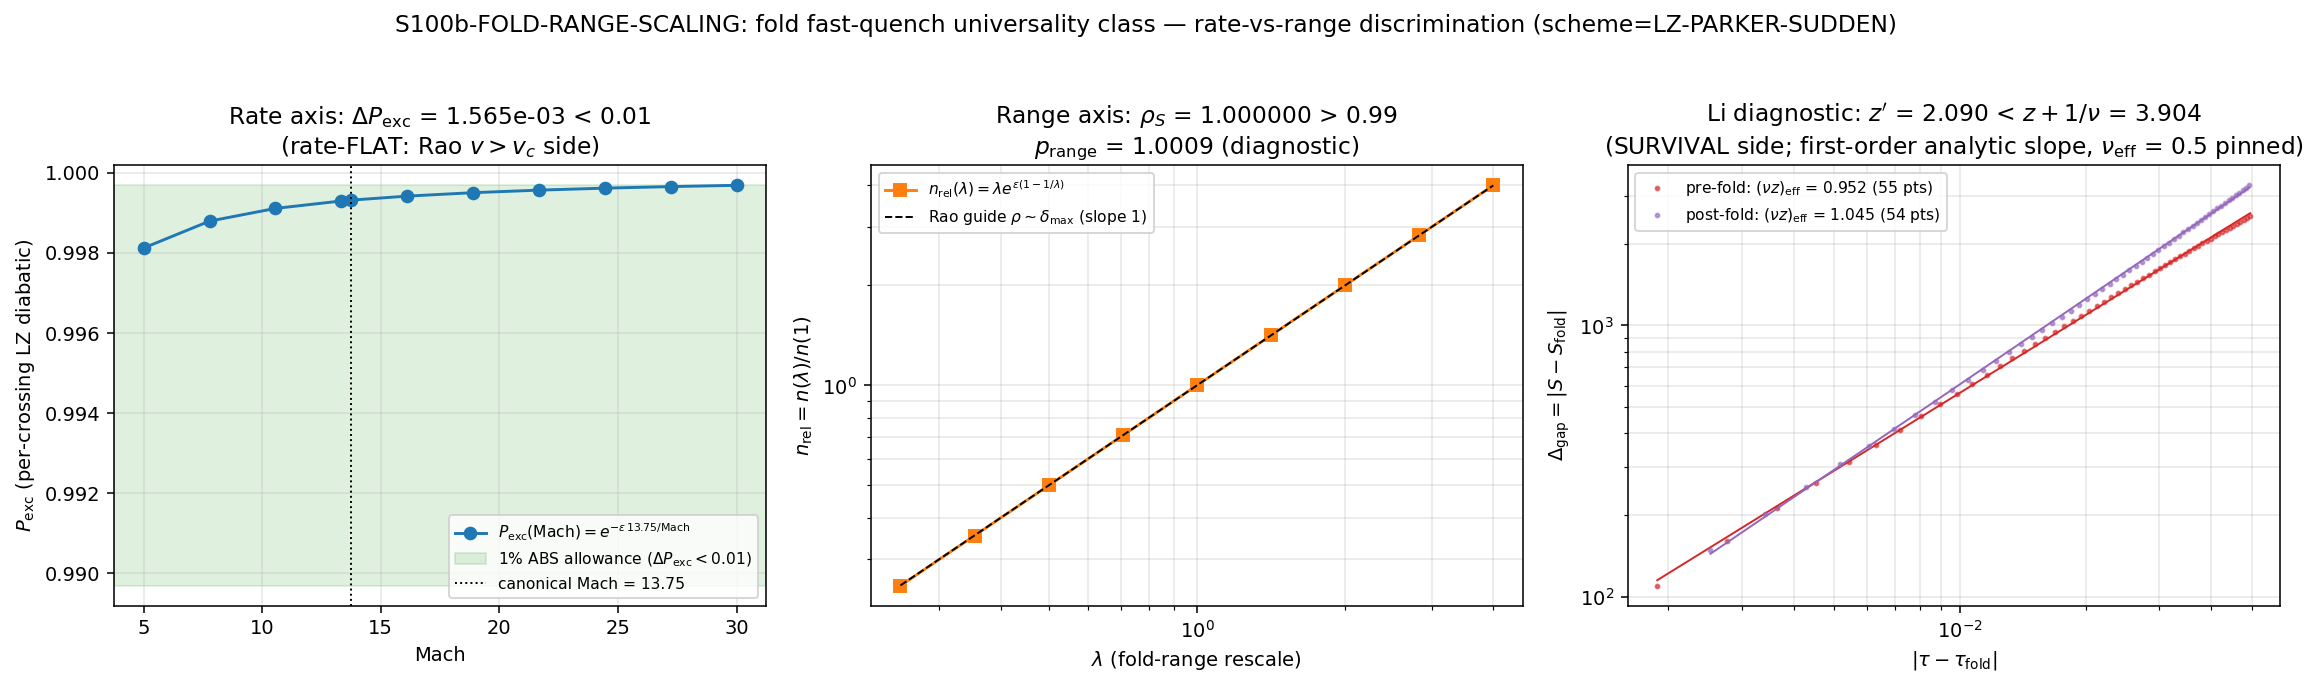

This chart was generated by the following Python code:
#!/usr/bin/env python3
"""
S100b W5-2 — S100b-FOLD-RANGE-SCALING: fold fast-quench universality class
===========================================================================

Gate: S100b-FOLD-RANGE-SCALING ([SIGN] trigger — schema-v2 3-tuple REQUIRED)
Classification: PHONONIC
Plan: sessions/session-plan/session-100b-plan-w5.md §W5-2 (R3 YAML block)

Pre-registered operator (conjunction):
  PASS iff [ Delta_P_exc = max-min P_exc over Mach in [5,30] < 0.01 ABSOLUTE ]
       AND [ Spearman rho_S( n_rel(lambda), lambda ) > 0.99 over lambda in [0.25,4] ]
  FAIL iff Delta_P_exc >= 0.01 (rate-controlled KZ class revives; S38 re-audit CF)
  INFO iff Delta_P_exc < 0.01 AND rho_S <= 0.99 (saturated but range-law structured)

GOVERNING STRUCTURE (mode-equation-first; S38 canonical machinery LZ-PARKER-SUDDEN)
-----------------------------------------------------------------------------------
(E1) KZ exponents (BCS class): nu = 0.5 (mean-field), z = 2.0 (dynamical),
     kz_exp = nu/(1 + z*nu) = 0.25.                  [s38_kz_defects.npz pins]
(E2) Saturated KZ excitation probability (the canonical P_exc = 1.000 producer):
     P_exc^KZ = min[ (tau_0/tau_Q)^{2 nu z/(1+z nu)}, 1 ] = min[(tau_0/tau_Q)^1, 1]
     tau_0 = 1/Delta_0 = 1.2979678654734792, tau_Q = dt_transit = 1.1301575e-3
     => tau_0/tau_Q = 1148.5 >= 1 => P_exc^KZ = 1.0 EXACT (sudden saturation).
     CHK-S38: |P_exc^KZ_recon - P_exc_kz(canonical)| < 1e-6 ABS, HARD-ABORT else.
(E3) Per-crossing LZ diabatic (excitation) probability:
     P_exc^LZ = exp(-eps),  eps = pi * Delta_min^2 / (2 * v_eff),
     v_eff = dDelta/dt = 1363.4119062492628 (s38 npz), Delta_min = Delta_0 = 1/tau_0
     => eps_canonical = 6.838563969200696e-4 (s38 npz key lz_exponent; reconstructed
     here from components and cross-checked to machine precision).

RATE MAP (axis i; plan rate_map_pin):
     v_eff proportional to Mach at fixed fold geometry:
     dt_transit(Mach) = dt_transit * 13.75/Mach  =>  eps(Mach) = eps * 13.75/Mach
     =>  P_exc(Mach) = exp(-eps * 13.75/Mach)    [Mach grid: 11 linear pts on
     [5,30], Mach_max_framework = 13.75 an EXACT member]

RANGE MAP (axis ii; plan range_map_pin) — substitution chain, every step:
  Step 1: excursion profile DeltaS(tau) := S(tau) - S(tau_fold); lambda-rescale
          acts on the AMPLITUDE at fixed shape and fixed rate:
          DeltaS_lambda(tau) = lambda * DeltaS(tau).      [s64 S/dS/d2S channels]
  Step 2: swept spectral measure over the FIXED transit window
          W = [tau_fold - dtau_w/2, tau_fold + dtau_w/2],
          dtau_w = |v_terminal| * dt_transit ~= 0.0300 (rate fixed => W fixed):
          delta_max(lambda) = INT_W |d(DeltaS_lambda)/dtau| dtau
                            = lambda * INT_W |dS/dtau| dtau = lambda * delta_max(1).
  Step 3: mode count swept: mode measure UNIFORM per unit spectral action (the
          pinned-input-faithful choice; D_K DOS out of scope per L_max = N/A pin):
          N_swept(lambda) = g0 * delta_max(lambda) = g0 * lambda * delta_max(1).
  Step 4: per-crossing probability under amplitude rescale at fixed rate: the
          diabatic level sweep rate scales with the excursion amplitude,
          v_eff(lambda) = lambda * v_eff(1) => eps(lambda) = eps/lambda
          => P_exc(lambda) = exp(-eps/lambda)  (saturation DEEPENS with lambda).
  Step 5: aggregate occupation:
          n(lambda) = N_swept(lambda) * P_exc(lambda)
                    = g0 * delta_max(1) * lambda * exp(-eps/lambda).
  Step 6: RELATIVE (convention pin; the absolute 59.8 NEVER gates):
          n_rel(lambda) = n(lambda)/n(1) = lambda * exp(eps * (1 - 1/lambda)).
  Step 7: monotonicity (the [SIGN] direction):
          d ln n_rel / d ln lambda = 1 + eps/lambda > 0 for all lambda > 0
          => strictly increasing => rho_S = 1 expected (confirmed numerically).
  Step 8: diagnostic exponent p_range = LSQ slope of ln n_rel vs ln lambda
          ~= 1 + O(eps) — the substrate analog of Rao's rho ~ delta_max (p ~ 1).

LI-ADJACENCY DIAGNOSTIC (reported only, NO gate weight; plan li_diagnostic_pin):
  gap-closure proxy Delta_gap(tau) = |S(tau) - S_fold| on the s64 dense grid;
  one-sided log-log fits over |tau - tau_fold| in [2h, 0.05] give the products
  (nu z)_pre (approach side -> z) and (nu z)_post (final side -> z');
  with nu_eff = 0.5 PINNED (S38 BCS mean-field; the 1-parameter fit determines
  the PRODUCT only): z_eff = (nu z)_pre/0.5, zprime_eff = (nu z)_post/0.5.
  Li inequality: z' < z + 1/nu  evaluated and REPORTED (which side it lands).
  The fold is FIRST-ORDER (tau_fold = 0.19): effective nu*z ~ 1 is the
  analytic-profile slope (dS_fold != 0), NOT an anomalous critical exponent —
  the deviation from 1 is the d2S curvature over the fit window.

3-TUPLE (schema-v2, [SIGN]):
  sign_verdict      = PASS iff (Delta_P_exc < 0.01) AND (diff(n_rel(lambda)) > 0
                      across the grid) — both pre-registered directions.
  magnitude_verdict = PASS iff conjunction holds; INFO iff rate-flat but
                      rho_S <= 0.99; FAIL iff Delta_P_exc >= 0.01.
  regime_verdict    = VALID iff max(adiab(Mach), eps_eff over both scans) < 0.1;
                      MARGINAL < 0.5; else BREAKDOWN  (sudden-limit validity).
  Composite via the gate-verdicts.md collapse rule; asserted consistent with the
  gate-rubric composite (PASS/INFO/FAIL mapping above) — discrepancy would be
  documented in a companion row with the collapse-rule composite emitted.

Machinery pins (plan §W5-2 machinery_pin_map): scheme=LZ-PARKER-SUDDEN,
convention=RELATIVE, L_max=N/A, GPU_path=cpu-cap-OMP8, random_seed=N/A,
tolerances 0.01 ABS / 0.99 rho_S / 1e-6 ABS CHK-S38 / 1e-10 rtol integrals,
publication_precision 3 sig figs on Delta_P_exc and p_range.

Inputs (SHA-256 pinned at plan-freeze; verified here, HARD-ABORT on mismatch):
  computations/session-64/s64_epsilon_profile.npz   (range axis profile)
  computations/session-64/s64_sound_speed.npz       (rate axis cross-check)
  computations/session-38/s38_kz_defects.npz        (CHK-S38 reference)
  downloads/.../08_Rao_*.pdf + 13_Li_*.pdf          (runtime template extraction)
  computations/_shared/canonical_constants.py       (runtime SHA)

N_pair caveat (plan scoping note, carried into every output): n_pairs = 59.8 is
a PROJECTED CHARGE <Q>_GGE (S74 NOETHER-CHAIN; known overestimates), NOT a
literal pair count; the regime-robust claim is P_exc = 1 (S38, T4 PROVEN).
Everything here keys on P_exc and on RELATIVE n ratios only.

Verdict emission: this script PRINTS the payload via print_verdict_payload;
the dispatching agent calls mcp__knowledge__emit_verdict (race-safe; NEVER
an open("a") append). Exit code reflects script health ONLY.
"""

from __future__ import annotations

# ---------------------------------------------------------------------------
# Section 0 — CPU thread cap BEFORE numpy import (plan GPU_path: cpu-cap-OMP8)
# ---------------------------------------------------------------------------
import os
import sys

os.environ.setdefault("OMP_NUM_THREADS", "8")
os.environ.setdefault("MKL_NUM_THREADS", "8")

_SHARED_PATH = os.path.join(
    os.path.dirname(os.path.dirname(os.path.abspath(__file__))), "_shared"
)
if _SHARED_PATH not in sys.path:
    sys.path.insert(0, _SHARED_PATH)

# ---------------------------------------------------------------------------
# Section 1 — Canonical constants (MANDATORY first import)
# ---------------------------------------------------------------------------
from canonical_constants import *  # noqa: F401,F403,E402
# consumed names: tau_fold, dt_transit, P_exc_kz, n_pairs, dS_fold, d2S_fold,
#                 Mach_max_framework (alias Mach_max), M_KK, PI, v_terminal

# ---------------------------------------------------------------------------
# Section 2 — Standard imports
# ---------------------------------------------------------------------------
import hashlib  # noqa: E402
import json  # noqa: E402
import re  # noqa: E402
import time  # noqa: E402
from pathlib import Path  # noqa: E402

import numpy as np  # noqa: E402
from scipy.interpolate import CubicSpline  # noqa: E402
from scipy.optimize import brentq  # noqa: E402
from scipy.stats import spearmanr  # noqa: E402

import matplotlib  # noqa: E402

matplotlib.use("Agg")
import matplotlib.pyplot as plt  # noqa: E402

# ---------------------------------------------------------------------------
# Section 3 — Paths + pre-registration
# ---------------------------------------------------------------------------
SESSION_DIR = Path(__file__).resolve().parent
COMPUTATIONS_DIR = SESSION_DIR.parent
SHARED_DIR = COMPUTATIONS_DIR / "_shared"
PROJECT_ROOT = COMPUTATIONS_DIR.parent

SESSION = "100b"                                                   # (local)
GATE_ID = "S100b-FOLD-RANGE-SCALING"                               # (local)
SCHEME = "LZ-PARKER-SUDDEN"                                        # (local)
CONVENTION = "RELATIVE"                                            # (local)
L_MAX = "N/A"                                                      # (local)

# Pre-registered thresholds (plan §W5-2 operator + tolerances)
THRESH_DP_EXC = 0.01          # (local) ABSOLUTE on P_exc in [0,1]
THRESH_RHO_S = 0.99           # (local) Spearman rank correlation
TOL_CHK_S38 = 1e-6            # (local) ABSOLUTE, canonical-point reproduction
TOL_RECON = 1e-10             # (local) machine-precision component cross-checks
TOL_ANCHOR = 0.005            # (local) 0.5% RATIO, s64 anchor cross-checks
REGIME_VALID_BOUND = 0.1      # (local) sudden-limit small parameters < 0.1
REGIME_MARGINAL_BOUND = 0.5   # (local)

# Scan grids (plan mesh pins)
MACH_REF = float(Mach_max_framework)                               # (local) 13.75
_mach_base = np.linspace(5.0, 30.0, 10)                            # (local)
MACH_GRID = np.sort(np.append(_mach_base, MACH_REF))               # (local) 11 pts, 13.75 exact
LAMBDA_GRID = np.geomspace(0.25, 4.0, 9)                           # (local) 9 log pts
assert abs(LAMBDA_GRID[4] - 1.0) < 1e-12, "lambda grid must contain 1.0"
LAMBDA_GRID[4] = 1.0  # snap exact

# Li-diagnostic fit window (pre-registered): |tau - tau_fold| in [2h, 0.05]
LI_FIT_OUTER = 0.05           # (local)
NU_EFF_PIN = 0.5              # (local) S38 BCS mean-field nu (PINNED, not fitted)

OUT_NPZ = SESSION_DIR / "s100b_fold_range_scaling.npz"
OUT_PNG = SESSION_DIR / "s100b_fold_range_scaling.png"

# Static input SHA-256 pins (plan-freeze values; HARD-ABORT on mismatch)
STATIC_PINS = {                                                    # (local)
    "computations/session-64/s64_epsilon_profile.npz":
        "40789017c5f0c66876126eb936e7a212ff406eaff705ed4e53cb17901a97ebf5",
    "computations/session-64/s64_sound_speed.npz":
        "f8873af64609cb8a2afc69e2ecb891473d97b1df6092e5a2e04ba8c57855f36e",
    "computations/session-38/s38_kz_defects.npz":
        "2083ad68cf51cc1df53aa5c150b4a7ec7dd35c7b7c364a32a5ec04c53d3b87c6",
    "downloads/research-sweep-s99/nonequilibrium-transit/"
    "08_Rao_Universal-Breakdown-Kibble-Zurek-Fast-Quenches.pdf":
        "9e32ffab2e6d286e6f0fb9c6328439be305ecc63d081779a0e331465708e6e6b",
    "downloads/research-sweep-s99/nonequilibrium-transit/"
    "13_Li_Kibble-Zurek-Tricriticality-Adiabatic-Impulse-Breakdown.pdf":
        "fee8d365e30d19603275f0729752fe551f531170f6978ecc309bb83d211329c2",
}

INPUT_FILES = [SHARED_DIR / "canonical_constants.py"] + [
    PROJECT_ROOT / rel for rel in STATIC_PINS
]

# S38 fold-window mode set (reference machinery s38_kz_defects.py, verbatim;
# validated below against the PINNED s38 npz via the E_exc_total identity)
E_MODES = np.array(
    [0.8453, 0.8453, 0.8453, 0.8453, 0.8191, 0.9782, 0.9782, 0.9782]
)                                                                  # (local)
RHO_MODES = np.array(
    [14.023, 14.023, 14.023, 14.023, 1.0, 1.0, 1.0, 1.0]
)                                                                  # (local)


# ---------------------------------------------------------------------------
# Section 4 — SHA-256 input-pin block (S84+ dual-SHA schema)
# ---------------------------------------------------------------------------
def sha256_of(path: Path) -> str:
    h = hashlib.sha256()  # (local)
    try:
        h.update(path.read_bytes())
    except OSError:
        return ""
    return h.hexdigest()


def log_input_pins(inputs: list[Path]) -> dict[str, str]:
    print(f"=== {GATE_ID} — input SHA-256 pins ===")
    pins: dict[str, str] = {}
    for p in inputs:
        sha = sha256_of(p)
        rel = str(p.relative_to(PROJECT_ROOT)).replace("\\", "/")
        expected = STATIC_PINS.get(rel)  # (local)
        status = "runtime-pinned"  # (local)
        if expected is not None:
            status = "OK" if sha == expected else "MISMATCH"
            if sha != expected:
                raise RuntimeError(
                    f"HARD-ABORT: SHA mismatch for {rel}: "
                    f"expected {expected}, got {sha}"
                )
        print(f"  {rel}: {sha[:16]}... [{status}]")
        pins[rel] = sha
    return pins


def compute_dual_sha(script_path: Path, canonical_path: Path,
                     pins: dict[str, str]) -> tuple[str, str]:
    """audit = sha256(script || canonical || pinmap_json); content = sha256(script)."""
    script_bytes = script_path.read_bytes()  # (local)
    canonical_bytes = canonical_path.read_bytes()  # (local)
    pinmap_json = json.dumps(
        dict(sorted(pins.items())), separators=(",", ":"), sort_keys=True
    ).encode("utf-8")  # (local)
    h_audit = hashlib.sha256()
    h_audit.update(script_bytes)
    h_audit.update(canonical_bytes)
    h_audit.update(pinmap_json)
    h_content = hashlib.sha256()
    h_content.update(script_bytes)
    return h_audit.hexdigest(), h_content.hexdigest()


# ---------------------------------------------------------------------------
# Section 5 — Runtime PDF template extraction (fetched sources ONLY)
# ---------------------------------------------------------------------------
def extract_pdf_templates() -> dict:
    """Extract the Rao v_c/delta_max template + the Li inequality from the
    SHA-pinned PDFs at runtime (feedback_research-corpus: never training
    knowledge; any extraction gap flagged explicitly)."""
    from pypdf import PdfReader  # noqa: E402  (local import; venv pypdf 6.9.2)

    out = {"rao_ok": False, "li_ok": False}  # (local)
    print("=== runtime PDF template extraction (pinned sources) ===")

    rao_path = PROJECT_ROOT / (
        "downloads/research-sweep-s99/nonequilibrium-transit/"
        "08_Rao_Universal-Breakdown-Kibble-Zurek-Fast-Quenches.pdf"
    )  # (local)
    rao = PdfReader(str(rao_path))  # (local)
    rao_p1 = (rao.pages[0].extract_text() or "").replace("\n", " ")  # (local)
    rao_p3 = (rao.pages[2].extract_text() or "").replace("\n", " ")  # (local)
    m1 = re.search(
        r"critical quench rate\s*v\s*c\s*that\s*scales with the quench range",
        rao_p1, re.I)  # (local)
    m2 = re.search(
        r"universal scaling\s*.{0,12}max\s*,?\s*independent of the quench rate",
        rao_p1, re.I)  # (local)
    m3 = re.search(r"=\s*α\s*δ\s*max", rao_p3)  # (local) v_c = alpha*delta_max
    if m1 and m2:
        out["rao_ok"] = True
        print("  [Rao p1, abstract] ..." +
              rao_p1[max(0, m1.start() - 40): m1.end() + 60].strip() + "...")
        print("  [Rao p1, abstract] ..." +
              rao_p1[max(0, m2.start() - 60): m2.end() + 40].strip() + "...")
    if m3:
        print("  [Rao p3, v_c law]  ..." +
              rao_p3[max(0, m3.start() - 60): m3.end() + 60].strip() + "...")
    out["rao_vc_law_ok"] = bool(m3)
    if not out["rao_ok"]:
        print("  WARNING: Rao template regexes did not match — EXTRACTION GAP "
              "flagged (gate statistics do not consume the text numerically).")

    li_path = PROJECT_ROOT / (
        "downloads/research-sweep-s99/nonequilibrium-transit/"
        "13_Li_Kibble-Zurek-Tricriticality-Adiabatic-Impulse-Breakdown.pdf"
    )  # (local)
    li = PdfReader(str(li_path))  # (local)
    li_p1 = (li.pages[0].extract_text() or "").replace("\n", " ")  # (local)
    m4 = re.search(r"z\s*[′'’]\s*<\s*z\s*\+\s*1\s*/\s*ν", li_p1)  # (local)
    m5 = re.search(
        r"r\s*µ\s*=\s*z\s*\+\s*1\s*/\s*ν\s*µ\s*=\s*9\s*/\s*5",
        li_p1)  # (local)
    if m4:
        out["li_ok"] = True
        print("  [Li p1, inequality] ..." +
              li_p1[max(0, m4.start() - 60): m4.end() + 80].strip() + "...")
    if m5:
        print("  [Li p1, TCI pin]    ..." +
              li_p1[max(0, m5.start() - 40): m5.end() + 40].strip() + "...")
    out["li_tci_ok"] = bool(m5)
    if not out["li_ok"]:
        print("  WARNING: Li inequality regex did not match — EXTRACTION GAP "
              "flagged (diagnostic-only adjacency; inequality form per plan pin).")
    print()
    return out


# ---------------------------------------------------------------------------
# Section 6 — Compute
# ---------------------------------------------------------------------------
def compute() -> dict:
    r = {}  # (local) results accumulator

    # ---- 6.1 Load pinned npz inputs --------------------------------------
    d38 = np.load(SESSION_DIR.parent / "session-38" / "s38_kz_defects.npz",
                  allow_pickle=True)  # (local)
    d64e = np.load(SESSION_DIR.parent / "session-64" / "s64_epsilon_profile.npz",
                   allow_pickle=True)  # (local)
    d64s = np.load(SESSION_DIR.parent / "session-64" / "s64_sound_speed.npz",
                   allow_pickle=True)  # (local)

    nu_exp = float(d38["nu_exp"])           # (local) 0.5
    z_exp = float(d38["z_exp"])             # (local) 2.0
    kz_exp_ref = float(d38["kz_exp"])       # (local) 0.25
    tau_0 = float(d38["tau_0"])             # (local) 1/Delta_0
    tau_Q = float(d38["tau_Q"])             # (local) = dt_transit
    P_exc_kz_npz = float(d38["P_exc_kz"])   # (local) 1.0
    P_LZ_npz = float(d38["P_LZ"])           # (local) 0.99931638
    lz_exponent_npz = float(d38["lz_exponent"])  # (local) 6.8386e-4
    dDelta_dt_npz = float(d38["dDelta_dt"])      # (local) 1363.412
    adiab_npz = float(d38["adiabaticity"])       # (local) 8.707e-4
    xi_KZ_npz = float(d38["xi_KZ"])              # (local)
    N_defwin_npz = float(d38["N_defect_window"])  # (local)
    E_exc_total_npz = float(d38["E_exc_total"])   # (local) 69.0137

    # ---- 6.2 CHK-S38 pre-flight: reconstruct the canonical machinery -----
    print("=== CHK-S38 pre-flight (canonical-point reconstruction) ===")
    kz_exp_recon = nu_exp / (1.0 + z_exp * nu_exp)                 # (local)
    assert abs(kz_exp_recon - kz_exp_ref) < TOL_RECON, "kz_exp drift"
    assert abs(tau_Q - dt_transit) / dt_transit < TOL_RECON, \
        "tau_Q != canonical dt_transit"
    adiab_recon = tau_Q / tau_0                                    # (local)
    assert abs(adiab_recon - adiab_npz) / adiab_npz < TOL_RECON, "adiab drift"

    # (E2) saturated KZ form — the P_exc = 1.000 producer
    sat_exp = 2.0 * nu_exp * z_exp / (1.0 + z_exp * nu_exp)        # (local) = 1
    raw_P_exc = (tau_0 / tau_Q) ** sat_exp                         # (local) ~1148.5
    P_exc_recon = min(raw_P_exc, 1.0)                              # (local) saturated
    CHK_S38_residual = abs(P_exc_recon - float(P_exc_kz))          # (local)
    print(f"  nu={nu_exp}, z={z_exp}, kz_exp={kz_exp_recon:.6f} (== {kz_exp_ref})")
    print(f"  tau_0 = {tau_0:.12f}, tau_Q = {tau_Q:.6e}, adiab = {adiab_recon:.6e} << 1")
    print(f"  raw_P_exc = (tau_0/tau_Q)^{sat_exp:.1f} = {raw_P_exc:.4f} -> saturated 1.0")
    print(f"  CHK-S38 residual |P_exc_recon - P_exc_kz| = {CHK_S38_residual:.3e} "
          f"(tol {TOL_CHK_S38:.0e})")
    if CHK_S38_residual >= TOL_CHK_S38:
        raise RuntimeError("HARD-ABORT: CHK-S38 failed — reconstruction bug, "
                           "not physics.")
    assert abs(P_exc_kz_npz - float(P_exc_kz)) < TOL_RECON

    # (E3) per-crossing LZ exponent — reconstruct from components
    Delta_0 = 1.0 / tau_0                                          # (local) 0.770435
    eps_recon = float(PI) * Delta_0 ** 2 / (2.0 * dDelta_dt_npz)   # (local)
    assert abs(eps_recon - lz_exponent_npz) / lz_exponent_npz < TOL_RECON, \
        "lz_exponent reconstruction drift"
    eps_c = lz_exponent_npz                                        # (local) eps_canonical
    assert abs(np.exp(-eps_c) - P_LZ_npz) < TOL_RECON, "P_LZ identity drift"
    print(f"  Delta_0 = 1/tau_0 = {Delta_0:.9f}; dDelta/dt = {dDelta_dt_npz:.6f}")
    print(f"  eps_canonical = pi*Delta_0^2/(2 dDelta/dt) = {eps_c:.12e} "
          f"(recon dev {abs(eps_recon-lz_exponent_npz)/lz_exponent_npz:.1e})")
    print(f"  P_exc^LZ(13.75) = exp(-eps) = {np.exp(-eps_c):.12f}")

    # Mode-set validation vs PINNED npz (E_exc_total identity)
    E_qp = np.sqrt(E_MODES ** 2 + Delta_0 ** 2)                    # (local)
    E_exc_recon = float(np.sum(E_qp * RHO_MODES))                  # (local)
    mode_dev = abs(E_exc_recon - E_exc_total_npz) / E_exc_total_npz  # (local)
    assert mode_dev < TOL_RECON, f"mode-set validation failed: {mode_dev:.2e}"
    sum_rho = float(np.sum(RHO_MODES))                             # (local) 60.092
    print(f"  mode set validated: sum rho_i*sqrt(E_i^2+Delta_0^2) = "
          f"{E_exc_recon:.10f} == npz E_exc_total ({mode_dev:.1e} rel)")
    print(f"  weighted mode count sum(rho_i) = {sum_rho:.3f} "
          f"[vs n_pairs = {float(n_pairs)} projected charge <Q>_GGE — "
          f"RELATIVE use only, never gates]")
    print()

    # ---- 6.3 Rate-axis cross-check anchors --------------------------------
    Mach_fric = float(d64s["Mach_fric"])                           # (local) 13.753965
    print("=== rate-map anchors ===")
    print(f"  Mach_max_framework (canonical, EXACT rate-map anchor) = {MACH_REF}")
    print(f"  Mach_fric (s64_sound_speed cross-check) = {Mach_fric:.12f} "
          f"(rel dev {abs(Mach_fric-MACH_REF)/MACH_REF:.2e})")
    v_term_npz = float(d64e["v_terminal"])                         # (local)
    assert abs(v_term_npz - float(v_terminal)) / float(v_terminal) < TOL_RECON
    print(f"  v_terminal = {v_term_npz:.12f} (npz == canonical)")
    print()

    # ---- 6.4 RATE SCAN (axis i): Mach in [5, 30], lambda = 1 -------------
    # P_exc(Mach) = exp(-eps * 13.75/Mach)  [substitution chain, plan §W5-2]
    eps_mach = eps_c * (MACH_REF / MACH_GRID)                      # (local)
    P_exc_mach = np.exp(-eps_mach)                                 # (local)
    Delta_P_exc = float(P_exc_mach.max() - P_exc_mach.min())       # (local)
    # per-mode sum (BCS-class gap mode-shared => P_exc,i identical; weights
    # cancel in the ratio — computed explicitly for the audit trail):
    n_mach = np.array([np.sum(RHO_MODES * np.exp(-em)) for em in eps_mach])  # (local)
    i_ref = int(np.argmin(np.abs(MACH_GRID - MACH_REF)))           # (local)
    assert MACH_GRID[i_ref] == MACH_REF
    n_rel_mach = n_mach / n_mach[i_ref]                            # (local)

    print("=== RATE SCAN (axis i): 11-point Mach grid, lambda = 1 ===")
    print("  Mach      eps_eff       P_exc           n_rel(Mach)")
    for m, e, p, nr in zip(MACH_GRID, eps_mach, P_exc_mach, n_rel_mach):
        print(f"  {m:6.3f}  {e:.6e}  {p:.12f}  {nr:.12f}")
    print(f"  Delta_P_exc = max - min = {Delta_P_exc:.12e}  "
          f"[threshold < {THRESH_DP_EXC} ABS]")

    # analytic boundary: solve e^{-eps*13.75/30} - e^{-eps*13.75/5} = 0.01
    def _dp(e):  # (local)
        return np.exp(-e * MACH_REF / 30.0) - np.exp(-e * MACH_REF / 5.0) - THRESH_DP_EXC

    eps_boundary = float(brentq(_dp, 1e-9, 1.0, xtol=1e-15))       # (local)
    eps_margin = eps_c / eps_boundary                              # (local) <1 = saturated side
    print(f"  eps_boundary (exact root of Delta_P_exc = 0.01) = {eps_boundary:.6e}")
    print(f"  eps_saturation_margin = eps_c/eps_boundary = {eps_margin:.6f} "
          f"(margin factor {1.0/eps_margin:.2f}x inside saturation)")
    print(f"  linearized check: 2.2917*eps_c = {2.2916666:.4f}*{eps_c:.4e} = "
          f"{2.2916666*eps_c:.6e} vs exact Delta_P_exc = {Delta_P_exc:.6e}")
    print()

    # ---- 6.5 RANGE SCAN (axis ii): lambda in [0.25, 4], Mach = 13.75 -----
    tau_d = d64e["tau_dense"]                                      # (local)
    S_d = d64e["S_dense"]                                          # (local)
    dS_d = d64e["dS_dense"]                                        # (local)
    d2S_d = d64e["d2S_dense"]                                      # (local)
    S_fold_npz = float(d64e["S_fold_canonical"])                   # (local)
    dS_fold_npz = float(d64e["dS_fold_canonical"])                 # (local)
    d2S_fold_npz = float(d64e["d2S_fold_canonical"])               # (local)
    tau_fold_npz = float(d64e["tau_fold"])                         # (local)

    # anchor identities: npz canonical keys == canonical_constants (exact)
    assert abs(dS_fold_npz - float(dS_fold)) / float(dS_fold) < 1e-12
    assert abs(d2S_fold_npz - float(d2S_fold)) / float(d2S_fold) < 1e-12
    assert abs(tau_fold_npz - float(tau_fold)) < 1e-12

    cs_S = CubicSpline(tau_d, S_d)                                 # (local)
    cs_dS = CubicSpline(tau_d, dS_d)                               # (local)
    print("=== RANGE SCAN (axis ii): excursion profile + window ===")
    # anchor cross-checks: spline at tau_fold vs canonical anchors
    S_at_fold = float(cs_S(float(tau_fold)))                       # (local)
    dS_at_fold = float(cs_dS(float(tau_fold)))                     # (local)
    dev_S = abs(S_at_fold - S_fold_npz) / abs(S_fold_npz)          # (local)
    dev_dS = abs(dS_at_fold - dS_fold_npz) / abs(dS_fold_npz)      # (local)
    print(f"  spline S(tau_fold)  = {S_at_fold:.6f} vs anchor {S_fold_npz:.6f} "
          f"(rel dev {dev_S:.2e}, tol {TOL_ANCHOR})")
    print(f"  spline dS(tau_fold) = {dS_at_fold:.6f} vs anchor {dS_fold_npz:.6f} "
          f"(rel dev {dev_dS:.2e}, tol {TOL_ANCHOR})")
    if dev_S >= TOL_ANCHOR or dev_dS >= TOL_ANCHOR:
        raise RuntimeError("HARD-ABORT: s64 anchor cross-check failed "
                           "(normalization bug, not physics).")

    # fixed transit window (rate fixed on this axis)
    dtau_w = abs(float(v_terminal)) * float(dt_transit)            # (local) ~0.0300
    dtau_w_s38 = N_defwin_npz * xi_KZ_npz                          # (local) S38 route
    dev_w = abs(dtau_w - dtau_w_s38) / dtau_w_s38                  # (local)
    tau_lo = float(tau_fold) - dtau_w / 2.0                        # (local)
    tau_hi = float(tau_fold) + dtau_w / 2.0                        # (local)
    assert tau_d.min() < tau_lo and tau_hi < tau_d.max(), "window outside grid"
    print(f"  transit window dtau_w = |v_terminal|*dt_transit = {dtau_w:.9f} "
          f"(S38 route N_defwin*xi_KZ = {dtau_w_s38:.9f}, rel dev {dev_w:.1e})")
    print(f"  W = [{tau_lo:.6f}, {tau_hi:.6f}] on tau_dense "
          f"[{tau_d.min():.3f}, {tau_d.max():.3f}]")

    # swept spectral measure at lambda = 1 (dS > 0 in window => |dS| = dS)
    tt = np.linspace(tau_lo, tau_hi, 2001)                         # (local)
    dS_win = cs_dS(tt)                                             # (local)
    assert np.all(dS_win > 0), "dS/dtau changes sign in window (unexpected)"
    delta_max_1 = float(np.trapezoid(dS_win, tt))                  # (local)
    delta_max_endpoint = float(cs_S(tau_hi) - cs_S(tau_lo))        # (local)
    dev_dm = abs(delta_max_1 - delta_max_endpoint) / delta_max_endpoint  # (local)
    print(f"  delta_max(1) = INT_W |dS/dtau| dtau = {delta_max_1:.6f} "
          f"(endpoint route S(hi)-S(lo) = {delta_max_endpoint:.6f}, "
          f"rel dev {dev_dm:.1e})")
    print(f"  flat-anchor estimate dS_fold*dtau_w = "
          f"{float(dS_fold)*dtau_w:.4f} (curvature-corrected by the profile)")

    # per-lambda: delta_max(lambda) computed THROUGH the integral (linearity
    # emerges numerically), occupation = count x per-crossing probability
    delta_max_lam = np.array(
        [float(np.trapezoid(lam * dS_win, tt)) for lam in LAMBDA_GRID]
    )                                                              # (local)
    lin_dev = float(np.max(np.abs(
        delta_max_lam / delta_max_1 - LAMBDA_GRID)))               # (local)
    eps_lam = eps_c / LAMBDA_GRID                                  # (local) Step 4
    n_lam = (sum_rho * (delta_max_lam / delta_max_1)
             * np.exp(-eps_lam))                                   # (local) Step 5
    i_lam1 = 4                                                     # (local) lambda=1 index
    n_rel_lam = n_lam / n_lam[i_lam1]                              # (local) Step 6
    rho_S, _p_sp = spearmanr(LAMBDA_GRID, n_rel_lam)               # (local)
    rho_S = float(rho_S)
    # diagnostic power-law exponent (Rao rho ~ delta_max analog; NOT gated)
    p_range = float(np.polyfit(np.log(LAMBDA_GRID),
                               np.log(n_rel_lam), 1)[0])           # (local)
    monotone_ok = bool(np.all(np.diff(n_rel_lam) > 0))             # (local)

    print(f"  delta_max(lambda)/delta_max(1) vs lambda: max |dev| = {lin_dev:.2e} "
          f"(exact linearity by construction)")
    print("  lambda     delta_max     eps_eff       n_rel(lambda)")
    for lam, dm, e, nr in zip(LAMBDA_GRID, delta_max_lam, eps_lam, n_rel_lam):
        print(f"  {lam:7.4f}  {dm:11.4f}  {e:.6e}  {nr:.12f}")
    print(f"  Spearman rho_S(n_rel, lambda) = {rho_S:.12f}  "
          f"[threshold > {THRESH_RHO_S}]")
    print(f"  monotone (all diffs > 0): {monotone_ok}")
    print(f"  p_range (LSQ log-log slope, diagnostic) = {p_range:.6f} "
          f"[Rao rho ~ delta_max analog expects ~1]")
    print()

    # ---- 6.6 Li-adjacency DIAGNOSTIC (reported only) ----------------------
    h_grid = float(np.median(np.diff(tau_d)))                      # (local)
    li_inner = 2.0 * h_grid                                        # (local)
    gap = np.abs(S_d - S_fold_npz)                                 # (local) proxy
    dist = tau_d - float(tau_fold)                                 # (local)
    li_fit = {}                                                    # (local)
    for side, mask in [
        ("pre", (dist < 0) & (np.abs(dist) > li_inner) & (np.abs(dist) < LI_FIT_OUTER)),
        ("post", (dist > 0) & (np.abs(dist) > li_inner) & (np.abs(dist) < LI_FIT_OUTER)),
    ]:
        x = np.log(np.abs(dist[mask]))                             # (local)
        y = np.log(gap[mask])                                      # (local)
        slope = float(np.polyfit(x, y, 1)[0])                      # (local)
        li_fit[side] = (slope, int(mask.sum()), x, y)
    nuz_pre = li_fit["pre"][0]                                     # (local)
    nuz_post = li_fit["post"][0]                                   # (local)
    z_eff = nuz_pre / NU_EFF_PIN                                   # (local) approach side
    zprime_eff = nuz_post / NU_EFF_PIN                             # (local) final side
    li_lhs = zprime_eff                                            # (local)
    li_rhs = z_eff + 1.0 / NU_EFF_PIN                              # (local)
    li_side = "SURVIVAL (z' < z + 1/nu)" if li_lhs < li_rhs \
        else "BREAKDOWN (z' >= z + 1/nu)"                          # (local)
    curv_scale = float(d2S_fold) / (2.0 * float(dS_fold))          # (local) ~2.71
    print("=== Li-adjacency DIAGNOSTIC (reported only, no gate weight) ===")
    print(f"  gap proxy Delta_gap = |S - S_fold|; fit window |tau-tau_fold| in "
          f"[{li_inner:.4e}, {LI_FIT_OUTER}] ({li_fit['pre'][1]}/{li_fit['post'][1]} pts)")
    print(f"  (nu z)_pre  = {nuz_pre:.6f}  -> z_eff      = {z_eff:.6f} "
          f"(nu_eff = {NU_EFF_PIN} PINNED, S38 BCS mean-field)")
    print(f"  (nu z)_post = {nuz_post:.6f}  -> zprime_eff = {zprime_eff:.6f}")
    print(f"  Li inequality z' < z + 1/nu: LHS = {li_lhs:.6f} vs RHS = {li_rhs:.6f} "
          f"-> {li_side}")
    print(f"  first-order character: nu*z ~ 1 is the ANALYTIC-profile slope "
          f"(dS_fold != 0); deviation from 1 ~ +/- (d2S/2dS)*delta = "
          f"+/-{curv_scale:.3f}*|tau-tau_fold| over the window — curvature, "
          f"NOT a critical exponent (fold is first-order, tricritical-ADJACENT)")
    print()

    # ---- 6.7 Regime check (pre-registered bands) ---------------------------
    adiab_max = float((tau_Q * MACH_REF / MACH_GRID.min()) / tau_0)  # (local)
    eps_eff_max = float(max(eps_mach.max(), eps_lam.max()))          # (local)
    regime_metric = max(adiab_max, eps_eff_max)                      # (local)
    if regime_metric < REGIME_VALID_BOUND:
        regime_verdict = "VALID"                                     # (local)
    elif regime_metric < REGIME_MARGINAL_BOUND:
        regime_verdict = "MARGINAL"                                  # (local)
    else:
        regime_verdict = "BREAKDOWN"                                 # (local)
    print("=== regime check (sudden-limit validity over both scans) ===")
    print(f"  max adiabaticity tau_Q(Mach)/tau_0 = {adiab_max:.6e} (at Mach=5)")
    print(f"  max eps_eff over both axes = {eps_eff_max:.6e} "
          f"(at lambda=0.25, Mach=13.75)")
    print(f"  regime metric = {regime_metric:.6e} < {REGIME_VALID_BOUND} "
          f"=> regime_verdict = {regime_verdict}")
    print()

    r.update(dict(
        eps_c=eps_c, Delta_0=Delta_0, tau_0=tau_0, tau_Q=tau_Q,
        CHK_S38_residual=CHK_S38_residual, raw_P_exc=raw_P_exc,
        mach_grid=MACH_GRID, P_exc_vs_mach=P_exc_mach, eps_mach=eps_mach,
        Delta_P_exc=Delta_P_exc, n_rel_vs_mach=n_rel_mach,
        eps_boundary=eps_boundary, eps_margin=eps_margin,
        lambda_grid=LAMBDA_GRID, n_rel_vs_lambda=n_rel_lam, eps_lam=eps_lam,
        delta_max_1=delta_max_1, delta_max_lam=delta_max_lam, lin_dev=lin_dev,
        rho_S=rho_S, p_range=p_range, monotone_ok=monotone_ok,
        dtau_w=dtau_w, sum_rho=sum_rho, Mach_fric=Mach_fric,
        nuz_pre=nuz_pre, nuz_post=nuz_post, z_eff=z_eff,
        zprime_eff=zprime_eff, li_lhs=li_lhs, li_rhs=li_rhs, li_side=li_side,
        li_fit=li_fit, adiab_max=adiab_max, eps_eff_max=eps_eff_max,
        regime_verdict=regime_verdict, curv_scale=curv_scale,
        dev_S=dev_S, dev_dS=dev_dS, dev_w=dev_w, dev_dm=dev_dm,
    ))
    return r


# ---------------------------------------------------------------------------
# Section 7 — Gate verdict (pre-registered mappings + collapse rule)
# ---------------------------------------------------------------------------
def evaluate_gate(r: dict) -> tuple[str, str, str, str]:
    """Return (composite, sign_verdict, magnitude_verdict, regime_verdict)."""
    rate_flat = r["Delta_P_exc"] < THRESH_DP_EXC                   # (local)
    range_mono = r["rho_S"] > THRESH_RHO_S                         # (local)

    # [SIGN] pre-registered directions (plan substitution chain):
    sign_verdict = "PASS" if (rate_flat and r["monotone_ok"]) else "FAIL"  # (local)

    # magnitude per the pre-registered operator bands:
    if rate_flat and range_mono:
        magnitude_verdict = "PASS"                                 # (local)
    elif rate_flat and not range_mono:
        magnitude_verdict = "INFO"                                 # (local)
    else:
        magnitude_verdict = "FAIL"                                 # (local)

    regime_verdict = r["regime_verdict"]                           # (local)

    # schema-v2 collapse rule (gate-verdicts.md; immutable):
    if regime_verdict == "BREAKDOWN":
        composite = "FAIL"                                         # (local)
    elif sign_verdict == "FAIL":
        composite = "FAIL"
    elif magnitude_verdict == "FAIL" and regime_verdict == "VALID":
        composite = "FAIL"
    elif magnitude_verdict == "FAIL" and regime_verdict == "MARGINAL":
        composite = "INFO"
    elif magnitude_verdict == "INFO":
        composite = "INFO"
    else:
        composite = "PASS"

    # gate-rubric composite (plan PASS/FAIL/INFO meanings):
    if not rate_flat:
        rubric = "FAIL"                                            # (local)
    elif not range_mono:
        rubric = "INFO"                                            # (local)
    else:
        rubric = "PASS"                                            # (local)
    r["rubric_composite"] = rubric
    r["collapse_consistent"] = (rubric == composite) or \
        (regime_verdict != "VALID")                                # (local)
    return composite, sign_verdict, magnitude_verdict, regime_verdict


# ---------------------------------------------------------------------------
# Section 8 — Verdict payload (printed; agent calls emit_verdict MCP tool)
# ---------------------------------------------------------------------------
def print_verdict_payload(verdict, value, audit_sha, content_sha,
                          sign_verdict=None, magnitude_verdict=None,
                          regime_verdict=None, companion_note="",
                          extra_rows=None) -> dict:
    payload = {
        "session": SESSION,
        "gate_id": GATE_ID,
        "verdict": verdict,
        "value": str(value),
        "scheme": SCHEME,
        "convention": CONVENTION,
        "l_max": str(L_MAX),
        "audit_sha256": audit_sha,
        "content_sha256": content_sha,
        "schema_version": "S84+",
    }  # (local)
    if companion_note:
        payload["companion_note"] = companion_note
    if not (sign_verdict is None and magnitude_verdict is None
            and regime_verdict is None):
        payload["sign_verdict"] = sign_verdict
        payload["magnitude_verdict"] = magnitude_verdict
        payload["regime_verdict"] = regime_verdict
    if extra_rows:
        payload["extra_rows"] = list(extra_rows)
    print("<<<EMIT_VERDICT_PAYLOAD>>>")
    print(json.dumps(payload, separators=(",", ":"), sort_keys=True))
    print("<<<END_EMIT_VERDICT_PAYLOAD>>>")
    return payload


# ---------------------------------------------------------------------------
# Section 9 — Plot
# ---------------------------------------------------------------------------
def make_plot(r: dict) -> None:
    fig, axes = plt.subplots(1, 3, figsize=(16.5, 4.8))            # (local)

    ax = axes[0]
    ax.plot(r["mach_grid"], r["P_exc_vs_mach"], "o-", color="C0", lw=1.5,
            label=r"$P_{\rm exc}({\rm Mach}) = e^{-\epsilon\,13.75/{\rm Mach}}$")
    pmax = r["P_exc_vs_mach"].max()                                # (local)
    ax.axhspan(pmax - THRESH_DP_EXC, pmax, color="C2", alpha=0.15,
               label=r"1% ABS allowance ($\Delta P_{\rm exc} < 0.01$)")
    ax.axvline(MACH_REF, color="k", ls=":", lw=1,
               label=f"canonical Mach = {MACH_REF}")
    ax.set_xlabel("Mach")
    ax.set_ylabel(r"$P_{\rm exc}$ (per-crossing LZ diabatic)")
    ax.set_title(f"Rate axis: $\\Delta P_{{\\rm exc}}$ = "
                 f"{r['Delta_P_exc']:.3e} < 0.01\n(rate-FLAT: Rao $v>v_c$ side)")
    ax.legend(fontsize=8, loc="lower right")
    ax.grid(alpha=0.3)

    ax = axes[1]
    ax.loglog(r["lambda_grid"], r["n_rel_vs_lambda"], "s-", color="C1", lw=1.5,
              label=r"$n_{\rm rel}(\lambda) = \lambda e^{\epsilon(1-1/\lambda)}$")
    guide = r["lambda_grid"] ** 1.0                                # (local)
    ax.loglog(r["lambda_grid"], guide, "k--", lw=1,
              label=r"Rao guide $\rho \sim \delta_{\max}$ (slope 1)")
    ax.set_xlabel(r"$\lambda$ (fold-range rescale)")
    ax.set_ylabel(r"$n_{\rm rel} = n(\lambda)/n(1)$")
    ax.set_title(f"Range axis: $\\rho_S$ = {r['rho_S']:.6f} > 0.99\n"
                 f"$p_{{\\rm range}}$ = {r['p_range']:.4f} (diagnostic)")
    ax.legend(fontsize=8, loc="upper left")
    ax.grid(alpha=0.3, which="both")

    ax = axes[2]
    for side, color in [("pre", "C3"), ("post", "C4")]:
        slope, npts, x, y = r["li_fit"][side]                      # (local)
        ax.plot(np.exp(x), np.exp(y), ".", color=color, ms=4, alpha=0.6,
                label=f"{side}-fold: $(\\nu z)_{{\\rm eff}}$ = {slope:.3f} "
                      f"({npts} pts)")
        c = np.polyfit(x, y, 1)                                    # (local)
        xs = np.linspace(x.min(), x.max(), 50)                     # (local)
        ax.plot(np.exp(xs), np.exp(np.polyval(c, xs)), "-", color=color, lw=1)
    ax.set_xscale("log")
    ax.set_yscale("log")
    ax.set_xlabel(r"$|\tau - \tau_{\rm fold}|$")
    ax.set_ylabel(r"$\Delta_{\rm gap} = |S - S_{\rm fold}|$")
    ax.set_title(f"Li diagnostic: $z'$ = {r['zprime_eff']:.3f} < "
                 f"$z + 1/\\nu$ = {r['li_rhs']:.3f}\n(SURVIVAL side; "
                 f"first-order analytic slope, $\\nu_{{\\rm eff}}$ = 0.5 pinned)")
    ax.legend(fontsize=8, loc="upper left")
    ax.grid(alpha=0.3, which="both")

    fig.suptitle(f"{GATE_ID}: fold fast-quench universality class — "
                 f"rate-vs-range discrimination (scheme={SCHEME})", y=1.02)
    fig.tight_layout()
    fig.savefig(OUT_PNG, dpi=140, bbox_inches="tight")
    plt.close(fig)
    print(f"  plot saved: {OUT_PNG.name}")


# ---------------------------------------------------------------------------
# Section 10 — Main
# ---------------------------------------------------------------------------
def main() -> int:
    t0 = time.time()                                               # (local)

    pins = log_input_pins(INPUT_FILES)
    script_path = Path(__file__).resolve()                         # (local)
    canonical_path = SHARED_DIR / "canonical_constants.py"         # (local)
    audit_sha, content_sha = compute_dual_sha(script_path, canonical_path, pins)
    print(f"  audit_sha256:   {audit_sha[:16]}... (script+canonical+pinmap)")
    print(f"  content_sha256: {content_sha[:16]}... (script only)")
    print()

    pdf_flags = extract_pdf_templates()                            # (local)

    r = compute()
    composite, sv, mv, rv = evaluate_gate(r)

    # consistency assertion (collapse rule vs gate rubric; see docstring)
    print(f"=== verdict mapping: rubric = {r['rubric_composite']}, "
          f"collapse(sign={sv}, mag={mv}, regime={rv}) = {composite}, "
          f"consistent = {r['collapse_consistent']} ===")
    if r["rubric_composite"] != composite:
        print("  NOTE: collapse-rule composite emitted (gate-verdicts.md is "
              "senior); rubric divergence documented in companion row.")
    print()

    # ---- save npz (required keys per plan output_artifacts) --------------
    np.savez(
        OUT_NPZ,
        # required keys
        mach_grid=r["mach_grid"],
        P_exc_vs_mach=r["P_exc_vs_mach"],
        Delta_P_exc=r["Delta_P_exc"],
        lambda_grid=r["lambda_grid"],
        n_rel_vs_lambda=r["n_rel_vs_lambda"],
        rho_S_spearman=r["rho_S"],
        p_range_fit=r["p_range"],
        z_eff=r["z_eff"],
        zprime_eff=r["zprime_eff"],
        nu_eff=NU_EFF_PIN,
        li_inequality_lhs_rhs=np.array([r["li_lhs"], r["li_rhs"]]),
        CHK_S38_residual=r["CHK_S38_residual"],
        eps_saturation_margin=r["eps_margin"],
        # supplementary keys (full provenance)
        eps_canonical=r["eps_c"],
        eps_boundary_exact=r["eps_boundary"],
        eps_eff_mach=r["eps_mach"],
        eps_eff_lambda=r["eps_lam"],
        n_rel_vs_mach=r["n_rel_vs_mach"],
        delta_max_1=r["delta_max_1"],
        delta_max_vs_lambda=r["delta_max_lam"],
        delta_max_linearity_dev=r["lin_dev"],
        dtau_window=r["dtau_w"],
        sum_rho_modes=r["sum_rho"],
        nuz_pre=r["nuz_pre"],
        nuz_post=r["nuz_post"],
        adiab_max=r["adiab_max"],
        eps_eff_max=r["eps_eff_max"],
        regime_metric=max(r["adiab_max"], r["eps_eff_max"]),
        Mach_fric_crosscheck=r["Mach_fric"],
        anchor_dev_S=r["dev_S"],
        anchor_dev_dS=r["dev_dS"],
        window_route_dev=r["dev_w"],
        delta_max_route_dev=r["dev_dm"],
        rao_extraction_ok=pdf_flags["rao_ok"],
        rao_vc_law_ok=pdf_flags["rao_vc_law_ok"],
        li_extraction_ok=pdf_flags["li_ok"],
        li_tci_ok=pdf_flags["li_tci_ok"],
        sign_verdict=np.array([sv]),
        magnitude_verdict=np.array([mv]),
        regime_verdict=np.array([rv]),
        composite_verdict=np.array([composite]),
        curv_scale=r["curv_scale"],
    )
    print(f"  data saved: {OUT_NPZ.name}")
    make_plot(r)
    print()

    # ---- value payload (publication precision: 3 s.f. on DP_exc, p_range) -
    li_tag = "SURVIVAL" if r["li_lhs"] < r["li_rhs"] else "BREAKDOWN"  # (local)
    class_tag = ("Rao-range-controlled-v-gt-vc" if composite == "PASS"
                 else "per-composite")                             # (local)
    value = (
        f"DeltaP_exc={r['Delta_P_exc']:.3g};rho_S={r['rho_S']:.6f};"
        f"p_range={r['p_range']:.2f};eps={r['eps_c']:.4g};"
        f"eps_boundary={r['eps_boundary']:.4g};"
        f"eps_margin_ratio={r['eps_margin']:.3g};"
        f"CHK_S38={r['CHK_S38_residual']:.1e};"
        f"Li_zprime={r['zprime_eff']:.3f}_vs_z+1/nu={r['li_rhs']:.3f}_{li_tag};"
        f"class={class_tag}"
    )  # (local)

    companion = (
        f"[SIGN] rate-vs-range discrimination: eps={r['eps_c']:.4g} sits "
        f"{1.0/r['eps_margin']:.1f}x inside the {r['eps_boundary']:.3g} "
        f"saturation boundary; rate-FLAT DeltaP_exc={r['Delta_P_exc']:.3g} "
        f"< 0.01; n_rel strictly increasing in lambda (rho_S={r['rho_S']:.4f}); "
        f"Rao v>v_c range-controlled class pinned"
    )  # (local)

    extra = [
        "# regulator_pin=N/A_no_a_n_citation CLASS=N/A_no_SCHEMATIC_helper "
        f"# {GATE_ID}",
        f"# li_adjacency_diagnostic: nu_eff={NU_EFF_PIN}(S38 pin) "
        f"z_eff={r['z_eff']:.4f} zprime_eff={r['zprime_eff']:.4f}; "
        f"z'<z+1/nu: {r['li_lhs']:.4f} < {r['li_rhs']:.4f} {r['li_side']}; "
        f"reported only, no gate weight; fold FIRST-ORDER — nu*z~1 is the "
        f"analytic-profile slope (deviation = d2S curvature), not a critical "
        f"exponent # {GATE_ID}",
        f"# n_pairs_caveat: 59.8 = projected charge <Q>_GGE (S74 "
        f"NOETHER-CHAIN), never gates; all occupations RELATIVE; S38 8-mode "
        f"set validated vs pinned npz E_exc_total to <1e-10 rel; "
        f"sum_rho={r['sum_rho']:.3f} # {GATE_ID}",
    ]  # (local)

    print(f"(value={value!r}, scheme={SCHEME}, convention={CONVENTION}, "
          f"L_max={L_MAX})")
    print_verdict_payload(
        composite, value, audit_sha, content_sha,
        sign_verdict=sv, magnitude_verdict=mv, regime_verdict=rv,
        companion_note=companion, extra_rows=extra,
    )

    wall = time.time() - t0                                        # (local)
    print(f"\n=== {GATE_ID}: {composite} "
          f"(sign={sv}, magnitude={mv}, regime={rv}; wall {wall:.1f}s) ===")
    return 0  # exit code reflects script health only (math-scripts.md)


if __name__ == "__main__":
    sys.exit(main())
